Frame 1 (no input): blank canvas, image omitted
Frame 60 (the mouse pressed at the canvas centre just before this capture): blank canvas, image omitted
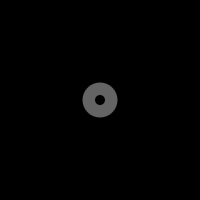
Frame 120 (the mouse held since frame 60 and released just before this capture)

The Processing sketch whose frames 1 and 60 were blank and that drew this single picture after the mouse press (run headless with seeded random() and noise(); from frame 60 on, the mouse is pressed at the canvas centre):

// Processing sketch: processing_84587
// ── processing_84587.pde

void setup() {
  size (200, 200);
  smooth();
  noStroke();
  noCursor();
}

void draw() {
  background(0);
  fill((mouseX+mouseY)/2);
  ellipse(mouseX, mouseY, (mouseX+5)/3, (mouseY+5)/3);
  fill(0);
  ellipse(mouseX, mouseY, 10, 10);
}
